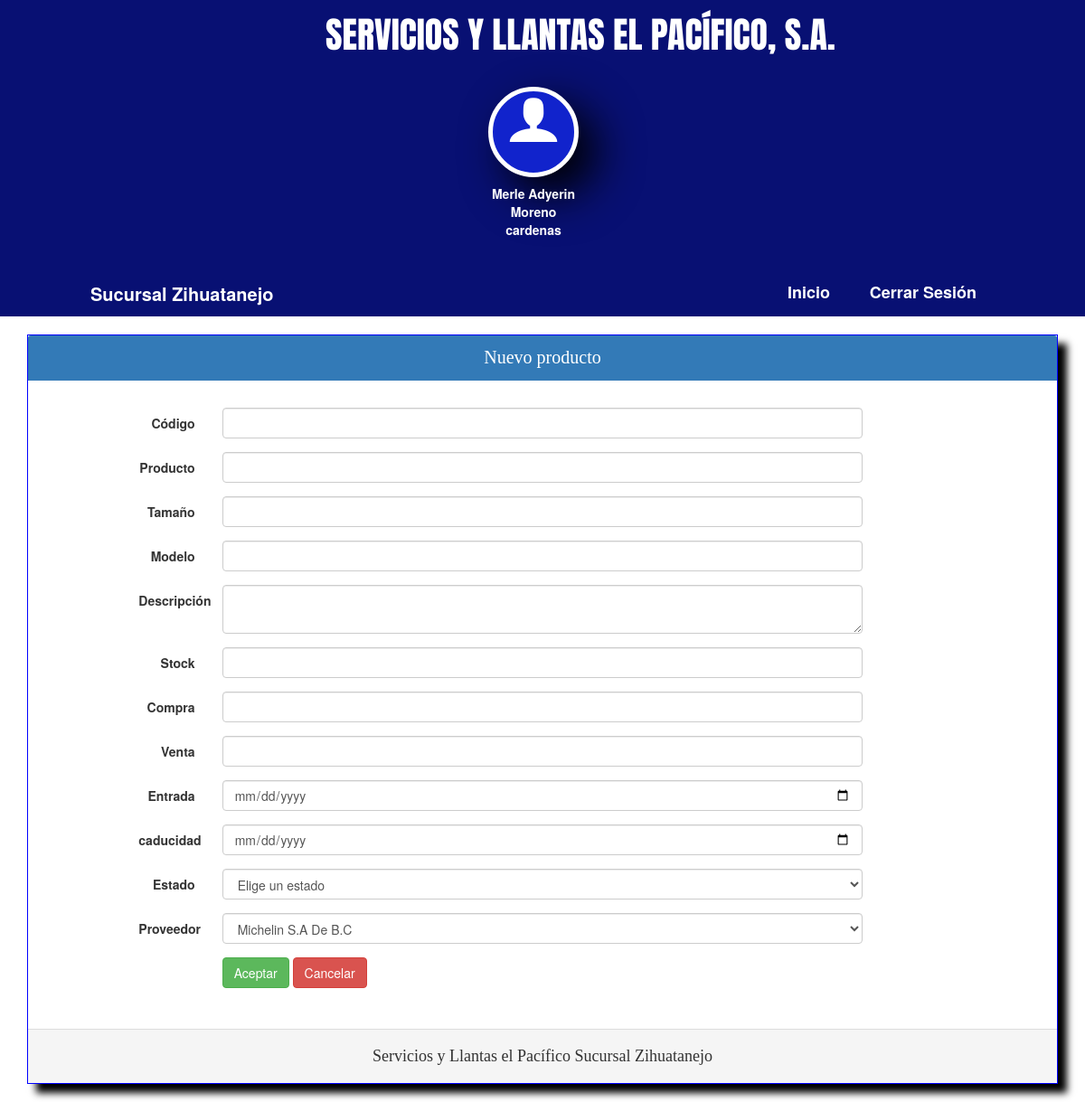
The page /Control/Con_almacen/con-ingrealmacen.php (signed in) on the database its author committed.
### tables this page shows
CREATE TABLE `personal` (
  `Id_persona` int(11) NOT NULL,
  `Nombre` varchar(50) NOT NULL,
  `Pass` varchar(300) NOT NULL,
  `Tipo` varchar(50) NOT NULL,
  `Tel` varchar(10) NOT NULL,
  `Celular` varchar(10) NOT NULL,
  `Ciudad_pe` varchar(50) NOT NULL,
  `Colonia_pe` varchar(50) NOT NULL,
  `Calle_pe` varchar(50) NOT NULL,
  `RFC` varchar(13) NOT NULL,
  `Id_sucu_1` int(11) NOT NULL
);

CREATE TABLE `sucursal` (
  `Id_sucu` int(11) NOT NULL,
  `Administrador` varchar(50) NOT NULL,
  `Ciudad` varchar(50) NOT NULL,
  `Colonia` varchar(50) NOT NULL,
  `Calle` varchar(50) NOT NULL,
  `Correo` varchar(50) NOT NULL,
  `Tel` varchar(10) NOT NULL,
  `RfC` varchar(13) NOT NULL,
  `CP` varchar(5) NOT NULL
);

### Control/Con_almacen/con-ingrealmacen.php (called while the page is built, shortened)
<?php
include("../../Vista/Almacen/ingresar-produtos.php");
 ?>

### Vista/Almacen/ingresar-produtos.php (the view, shortened to what this page needs)
<!DOCTYPE html>
<html lang="en">
<head>
	<link rel="stylesheet" type="text/css" href="../../Diseño/css/bootstrap.min.css">
  	<link rel="stylesheet" type="text/css" href="../../Diseño/iconos/fonts/style.css">
  	<link rel="stylesheet" type="text/css" href="../../Diseño/css-almacen/diseño-ingre-pro.css">
</head>
<body>
<?php
  if (!isset($_SESSION["usuario"])) {
    header("location:../../Control/iniciar.php");
  }else {
    include("../../Control/conexion.php");
    $consul="SELECT Id_sucu,Nombre,Tipo,Ciudad FROM personal JOIN sucursal ON sucursal.Id_sucu=personal.Id_sucu_1 WHERE Id_persona=:usua";
    $re=$con->prepare($consul);
    $re->execute(array(":usua"=>$_SESSION['usuario']));
    while ($row=$re->fetch(PDO::FETCH_ASSOC)) {
     $nom=$row['Nombre'];
     $sucu=$row['Ciudad'];
     $tipo=$row['Tipo'];
    }
  }
 ?>
 <?php
 if ($tipo=="Administrativo") {
  echo "
  <header>
  <div class='titulo'>SERVICIOS Y LLANTAS EL PACÍFICO, S.A.</div>
    <div class='img'>
    <span class='icon-user'></span>
    <div class='globo'>
     $tipo
  </div>
    </div>
    <div class='usuario'>
      <strong>$nom</strong>
    </div>
</header>
<div class='encabezado'>
    <div class='wrapper'>
    <div class='logo'>Sucursal $sucu</div>
      <nav class='barra'>
        <a href='../../Vista/Admi/incio-admi.php'>Admistrador</a>
        <a href='../../Vista/Almacen/inicio_almacen.php'>Inicio</a>
        <a href='../../Control/cerrar.php'>Cerrar Sesión</a>
      </nav>
    </div>
</div>
  ";
 }else{
  echo "
  <header>
  <div class='titulo'>SERVICIOS Y LLANTAS EL PACÍFICO, S.A.</div>
    <div class='img'>
    <span class='icon-user'></span>
    <div class='globo'>
     $tipo
  </div>
    </div>
    <div class='usuario'>
      <strong>".$nom."</strong>
    </div>
</header>
<div class='encabezado'>
    <div class='wrapper'>
    <div class='logo'>Sucursal $sucu</div>
      <nav class='barra'>
        <a href='../../Vista/Almacen/inicio_almacen.php'>Inicio</a>
        <a href='../../Control/cerrar.php'>Cerrar Sesión</a>
      </nav>
    </div>
</div>
  ";
 }
  ?>
<br>
<div class="container">
<div class="panel-primary">
	<div class="panel-heading">Nuevo producto</div>
	<div class="panel-body color-panel">
	<section>
		<article>
			<form action="../../Control/Con_almacen/con-ingrealmacen.php" method="post" class="form-horizontal formulario">
			<div class="form-group">
                  <label class="control-label  col-xs-1 col-sm-1 col-md-1 col-lg-1 col-lg-offset-1">Código</label>
                   <div class="col-xs-12 col-sm-12 col-md-8 col-lg-8">
                    <input type="text" name="clave_pro" id="clave_pro" class="form-control" autofocus>
                    </div>
                    </div>
                    <div class="form-group">
                    <label class="control-label  col-xs-1 col-sm-1 col-md-1 col-lg-1 col-lg-offset-1">Producto</label>
                    <div class="col-xs-12 col-sm-12 col-md-8 col-lg-8">
                      <input type="text" name="nombre" id="nombre"  class="form-control">
                    </div>
                    </div>
                    <div class="form-group">
                    <label class="control-label col-xs-1 col-sm-1 col-md-1 col-lg-1 col-lg-offset-1">Tamaño</label>
                    <div class="col-xs-12 col-sm-12 col-md-8 col-lg-8">
                    <input type="text" name="tamaño" id="tamaño" class="form-control">
                    </div>
                    </div>
                    <div class="form-group">
                    <label class="control-label col-xs-1 col-sm-1 col-md-1 col-lg-1 col-lg-offset-1">Modelo</label>
                    <div class="col-xs-12 col-sm-12 col-md-8 col-lg-8" >
                    <input type="text" name="modelo" id="modelo"  class="form-control">
                    </div>
                    </div>
				    <div class="form-group">
				    <label class="control-label col-xs-1 col-sm-1 col-md-1 col-lg-1 col-lg-offset-1">Descripción</label>
				    <div class="col-xs-12 col-sm-12 col-md-8 col-lg-8">
				    <textarea type="text" name="descrip" id="descrip"  class="form-control"></textarea>
				    </div>
				    </div>
				    <div class="form-group">
				    <label class="control-label col-xs-1 col-sm-1 col-md-1 col-lg-1 col-lg-offset-1">Stock</label>
				    <div class="col-xs-12 col-sm-12 col-md-8 col-lg-8">
				    <input type="text" name="stock" id="stock"  class="form-control">
				    </div>
				    </div>
					<div class="form-group">
				    <label class="control-label col-xs-1 col-sm-1 col-md-1 col-lg-1 col-lg-offset-1">Compra</label>
				    <div class="col-xs-12 col-sm-12 col-md-8 col-lg-8">
				    <input type="text" name="precio_compra" id="p_c"  class="form-control">
				    </div>
				    </div>
				    <div class="form-group">
				    <label class="control-label col-xs-1 col-sm-1 col-md-1 col-lg-1 col-lg-offset-1">Venta</label>
				    <div class="col-xs-12 col-sm-12 col-md-8 col-lg-8">
				    <input type="text" name="precio_venta" id="precio_venta"  class="form-control">
				    </div>
				    </div>
				    <div class="form-group">
				    <label class="control-label col-xs-1 col-sm-1 col-md-1 col-lg-1 col-lg-offset-1">Entrada</label>
				    <div class="col-xs-12 col-sm-12 col-md-8 col-lg-8">
				    <input type="date" name="fecha_entra" id="fechae"  class="form-control">
				    </div>
				    </div>
				    <div class="form-group">
				    <label class="control-label col-xs-1 col-sm-1 col-md-1 col-lg-1 col-lg-offset-1">caducidad</label>
				    <div class="col-xs-12 col-sm-12 col-md-8 col-lg-8">
				    <input type="date" name="fecha_ca" id="fecha"  class="form-control">
				    </div>
				    </div>
				    <div class="form-group">
				    <label class="control-label col-xs-1 col-sm-1 col-md-1 col-lg-1 col-lg-offset-1">Estado</label>
				    	<div class="col-xs-12 col-sm-12 col-md-8 col-lg-8">
				    		<select name="estado" id="estado" class="form-control">
				    			<option value="">Elige un estado</option>
				    		</select>
				    	</div>
				    </div>
				    <?php
				    	require("../../Control/conexion.php");
				    	$cons="SELECT *FROM provedores";
						$res=$con->prepare($cons);
						$res->execute();
						echo "<div class='form-group'>";
						echo '<label class="control-label col-xs-1 col-sm-1 col-md-1 col-lg-1 col-lg-offset-1">Proveedor</label>';
						echo "<div class='col-xs-12 col-sm-12 col-md-8 col-lg-8'>";
						echo "<select name='id_pro' class='form-control'>";
						while ($row=$res->fetch(PDO::FETCH_ASSOC)) {
							echo "<option value='$row[Id_provedor]'> $row[Nombre_empresa] </option>";
						}
						echo "</select>";
						echo "</div>";
						echo "</div>";
				     ?>
				    <div class="form-group">
				    <label class="control-label col-xs-1 col-sm-1 col-md-1 col-lg-1 col-lg-offset-1"></label>
				    <div class="col-xs-12 col-sm-12 col-md-8 col-lg-8 ">
				    <input type="submit" value="Aceptar" class="btn btn-success" id="formu" >
				    <input type="button" class="btn btn-danger " value="Cancelar" onClick="location.href='../../Control/Con_almacen/con-ingrealmacen.php'"/>
				    </div>
				    </div>
			</form>
		</article>
	</section>
	</div>
	<div class="panel-footer fondo-panel"><h4><span>Servicios y Llantas el Pacífico <?php echo "Sucursal ".$sucu.""; ?></span></h4></div>
</div>
</div>
<br>
</body>
</html>

### Diseño/css-almacen/diseño-ingre-pro.css (style rules this page uses)
* { padding: 0px; margin:0px; }
body { background: #fff; }
header { width: 100%; height: 300px; background: #081073; }
.usuario { position:absolute; width: 100px; height: 50px; color: #ffffff; left:45%; margin-top: 17%; text-align: center; }
.img { position: absolute; width: 100px; height: 100px; background:#1123CC; left: 45%; margin-top: 8%; color: #ffffff; text-align: center; border-radius: 100%; border: 5px solid #ffffff; box-shadow: 20px 20px 50px black; }
.icon-user { font-size: 60px; }
.encabezado { width: 100%; background:#081073; color: #ffffff; overflow: hidden; }
.titulo { font-size: 40px; color: #fff; position: absolute; left: 30%; top:10px; font-family: 'Anton', sans-serif; }
.wrapper { width: 90%; max-width: 1000px; margin: auto; overflow: hidden; }
.encabezado .logo { color: #fff; font-size: 20px; line-height: 50px; font-weight: bold; float: left; }
.encabezado .barra { float: right; line-height: 20px; }
.encabezado .barra a { display: inline-block; color: #fff; text-decoration: none; padding:10px 20px; line-height: normal; font-size: 18px; font-weight: bold; -webkit-transition: all 500ms ease; -moz-transition: all 500ms ease; -ms-transition: all 500ms ease; -o-transition: all 500ms ease; transition: all 500ms ease; }
.formulario { padding: 15px; margin: 0 auto; background: #FFFFFF; }
.panel-primary { box-shadow: 10px 10px 8px black; border: 1px solid blue; }
.panel-heading { font-family: 'Arvo', serif; font-size: 20px; text-align: center; }
.panel-footer { font-family: 'Arvo', serif; font-size: 20px; text-align: center; }

### rows shown on the page
personal: Nombre "Merle Adyerin Moreno cardenas", Id_sucu_1.Ciudad "Zihuatanejo"

### other values the page prints
form field id_pro "Michelin S.A De B.C"
